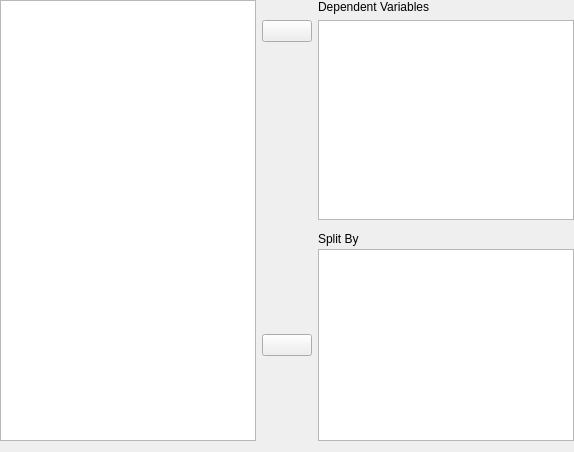
    <widget class="QWidget" name="topWidget" native="true">
     <property name="sizePolicy">
      <sizepolicy hsizetype="Preferred" vsizetype="Fixed">
       <horstretch>0</horstretch>
       <verstretch>0</verstretch>
      </sizepolicy>
     </property>
     <layout class="QGridLayout" name="gridLayout_8">
      <property name="leftMargin">
       <number>0</number>
      </property>
      <property name="topMargin">
       <number>0</number>
      </property>
      <property name="rightMargin">
       <number>0</number>
      </property>
      <property name="verticalSpacing">
       <number>3</number>
      </property>
      <item row="8" column="2">
       <widget class="boundSingleItemView" name="groupingVariable">
        <property name="sizePolicy">
         <sizepolicy hsizetype="Expanding" vsizetype="Fixed">
          <horstretch>0</horstretch>
          <verstretch>0</verstretch>
         </sizepolicy>
        </property>
        <property name="minimumSize">
         <size>
          <width>0</width>
          <height>0</height>
         </size>
        </property>
        <property name="maximumSize">
         <size>
          <width>16777215</width>
          <height>16777215</height>
         </size>
        </property>
       </widget>
      </item>
      <item row="7" column="2">
       <widget class="QLabel" name="label_5">
        <property name="sizePolicy">
         <sizepolicy hsizetype="Fixed" vsizetype="Fixed">
          <horstretch>0</horstretch>
          <verstretch>0</verstretch>
         </sizepolicy>
        </property>
        <property name="text">
         <string>Split By</string>
        </property>
       </widget>
      </item>
      <item row="0" column="0" rowspan="9">
       <widget class="AvailableFieldsListView" name="listAvailableFields">
        <property name="sizePolicy">
         <sizepolicy hsizetype="Expanding" vsizetype="Preferred">
          <horstretch>0</horstretch>
          <verstretch>0</verstretch>
         </sizepolicy>
        </property>
        <property name="maximumSize">
         <size>
          <width>16777215</width>
          <height>16777215</height>
         </size>
        </property>
        <property name="selectionMode">
         <enum>QAbstractItemView::ExtendedSelection</enum>
        </property>
       </widget>
      </item>
      <item row="3" column="1">
       <spacer name="verticalSpacer_2">
        <property name="orientation">
         <enum>Qt::Vertical</enum>
        </property>
        <property name="sizeHint" stdset="0">
         <size>
          <width>20</width>
          <height>40</height>
         </size>
        </property>
       </spacer>
      </item>
      <item row="2" column="1">
       <widget class="AssignButton" name="buttonAssignVariables">
        <property name="sizePolicy">
         <sizepolicy hsizetype="Fixed" vsizetype="Fixed">
          <horstretch>0</horstretch>
          <verstretch>0</verstretch>
         </sizepolicy>
        </property>
        <property name="minimumSize">
         <size>
          <width>50</width>
          <height>0</height>
         </size>
        </property>
        <property name="maximumSize">
         <size>
          <width>50</width>
          <height>16777215</height>
         </size>
        </property>
        <property name="text">
         <string/>
        </property>
       </widget>
      </item>
      <item row="8" column="1">
       <widget class="AssignButton" name="buttonAssignGroupingVariable">
        <property name="sizePolicy">
         <sizepolicy hsizetype="Fixed" vsizetype="Fixed">
          <horstretch>0</horstretch>
          <verstretch>0</verstretch>
         </sizepolicy>
        </property>
        <property name="minimumSize">
         <size>
          <width>50</width>
          <height>0</height>
         </size>
        </property>
        <property name="maximumSize">
         <size>
          <width>50</width>
          <height>16777215</height>
         </size>
        </property>
        <property name="text">
         <string/>
        </property>
       </widget>
      </item>
      <item row="0" column="2">
       <widget class="QLabel" name="label_4">
        <property name="sizePolicy">
         <sizepolicy hsizetype="Fixed" vsizetype="Fixed">
          <horstretch>0</horstretch>
          <verstretch>0</verstretch>
         </sizepolicy>
        </property>
        <property name="text">
         <string>Dependent Variables</string>
        </property>
       </widget>
      </item>
      <item row="2" column="2" rowspan="2">
       <widget class="BoundListView" name="variables">
        <property name="sizePolicy">
         <sizepolicy hsizetype="Expanding" vsizetype="Fixed">
          <horstretch>0</horstretch>
          <verstretch>0</verstretch>
         </sizepolicy>
        </property>
        <property name="minimumSize">
         <size>
          <width>0</width>
          <height>200</height>
         </size>
        </property>
        <property name="maximumSize">
         <size>
          <width>16777215</width>
          <height>200</height>
         </size>
        </property>
        <property name="selectionMode">
         <enum>QAbstractItemView::ExtendedSelection</enum>
        </property>
       </widget>
      </item>
     </layout>
    </widget>
